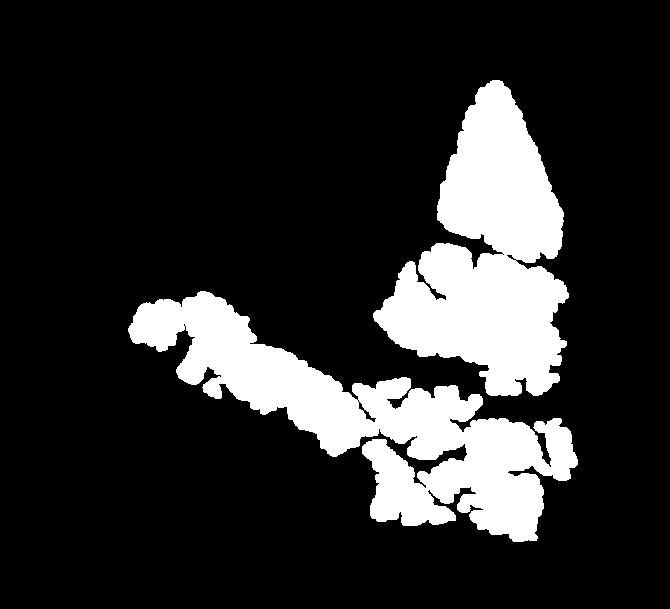
//> input picture Identify Imaging Artifacts/check_image_similarity/8134_resized.jpg, 670 x 609 px
$ ./detect_blur 'Identify Imaging Artifacts/check_image_similarity/8134_resized.jpg'   (built with g++ and OpenCV 4)
//> lines starting //> are read from the running program, lines starting //| are printed output that depends on the picture; after the words box and inside, x2 and y2 are one past the last pixel; in counts of white or black regions, pixels touching at a corner belong together
#include <opencv2/imgproc/imgproc.hpp>
#include <opencv2/highgui/highgui.hpp>
#include <stdio.h>
#include <iostream>
#include <cmath>

/*
function:
---------
created on 9/9/15.

function exploits laplacian operation to determine presence/absence of edges through laplacian convolution. an in-focus image will often have sharp gradients and edges, whereas a blurred
will not have sharp 2nd derivative gradients. a laplacian convolution can quickly detect 2nd derivatives in an image matrix.

returns:
-------
variance of variance of image following laplacian operation. this value can be thresholded to categorize images.

on detecting blurring through laplacian operation, review http://www.pyimagesearch.com/2015/09/07/blur-detection-with-opencv/
laplacian code: http://docs.opencv.org/master/de/db2/laplace_8cpp-example.html#gsc.tab=0
*/

using namespace cv;
using namespace std;

Mat calculate_laplacian(Mat src_gray); // declare function that will perform laplacian convolution
float calculate_variance(Mat abs_dst); // declare function that will calculate variance following laplacian convolution


int main(int argc, const char** argv)
{

	Mat src, src_gray, abs_dst;

	// read and inspect image
	src = imread(argv[1], 1); // second flag: -1 loads color; 0 for grayscale; 1 for unchanged
//> src is the input picture: 609 rows x 670 cols, CV_8UC3; min 0, max 255, mean 44.5

	// exception handling when file name is incorrect
	if (!src.data)
	{
		cout << "no image!";
			return -1;
	}

	imshow("actual", src);
	waitKey(0);
	destroyWindow("actual");


	// denoise by blurring with a Gaussian filter
	// laplacian operation is highly sensitive to noise since it takes the second derivative
	GaussianBlur(src, src, Size(3, 3), 0, 0, BORDER_DEFAULT);
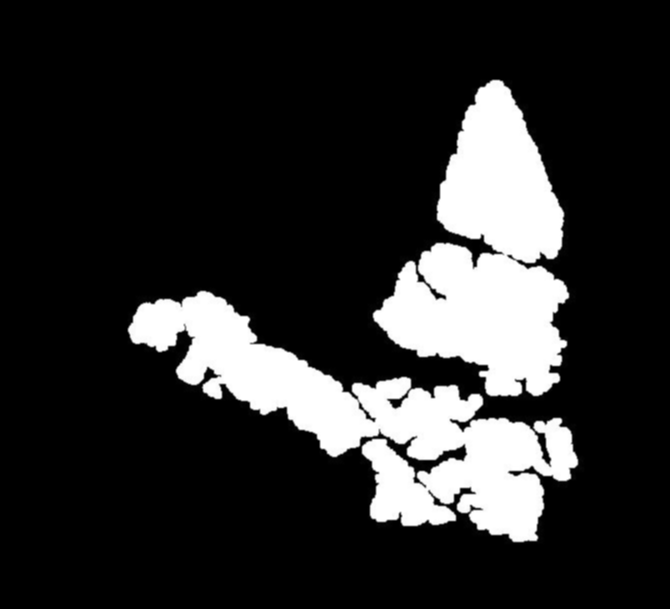
//> src: 609 rows x 670 cols, CV_8UC3; 8.19% of pixels changed, all inside (x1, y1, x2, y2) = (127, 79, 585, 545)

	// convert "src" matrix to grayscale "src_gray" matrix
	cvtColor(src, src_gray, CV_RGB2GRAY);

	// inspect grayscale image
	imshow("grayscale", src_gray);
	waitKey(0);
	destroyWindow("grayscale");

	// apply laplacian convolution to grayscale image
	abs_dst = calculate_laplacian(src_gray);

	// calculate variance follow laplacian convolution
	calculate_variance(abs_dst);

	return 0;

}


Mat calculate_laplacian(Mat src_gray){
	/*
	function:
	---------
	applies laplacian convolution to grayscale image. although laplacian is typically used to detect edges, we'll use laplacian convolved image to detect presence
	steep 2nd derivatives, which are prevalent in in-focus images.
	*/

	// initialize matrices for operations
	Mat raw_dst, abs_dst;

	// initialize arguments, which will be passed to laplacian operator
	int kernel_size = 3;
	int scale = 1;
	int delta = 0;
	int ddepth = CV_16S;

	// apply laplacian convolution to grayscale image and store results in "raw_dst" matrix
	Laplacian(src_gray, raw_dst, ddepth, kernel_size, scale, delta, BORDER_DEFAULT); // dst is the laplacian output
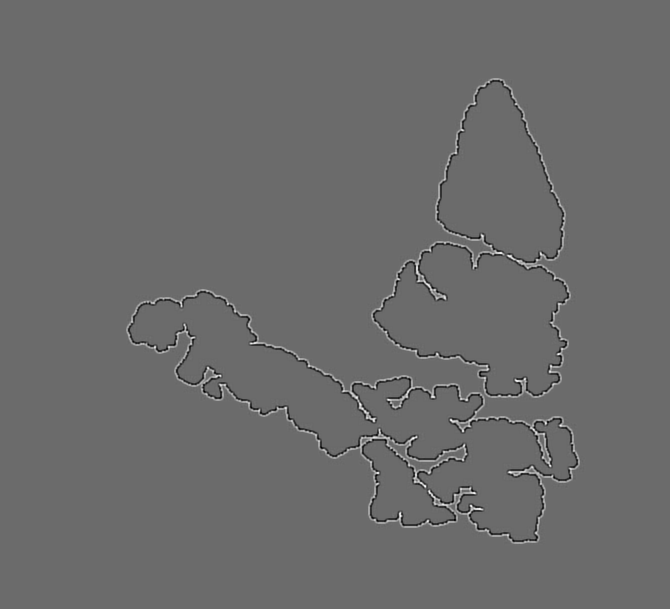
//> raw_dst: 609 rows x 670 cols, CV_16SC1; min -474, max 652, mean 0; drawn with min black and max white
	convertScaleAbs(raw_dst, abs_dst); // since laplacian values can be negative, we want to take the absolute value
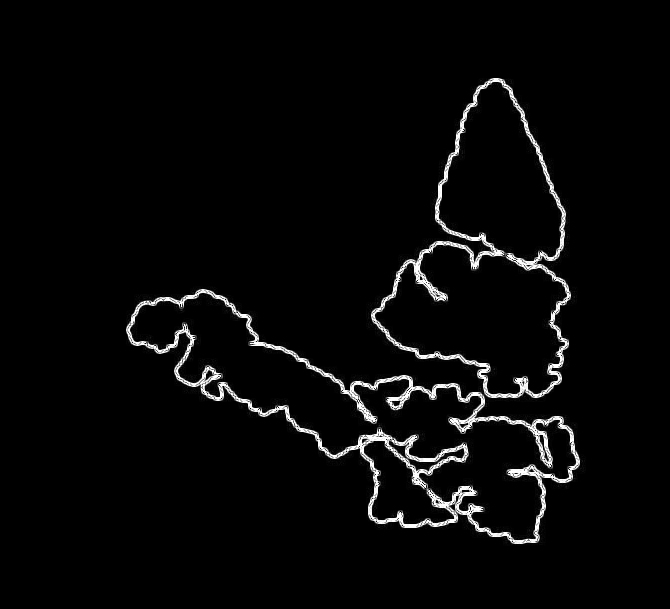
//> abs_dst: 609 rows x 670 cols, CV_8UC1; min 0, max 255, mean 8.2

	// inspect laplacian image
	// imshow("laplacian", abs_dst);
	// waitKey(0);
	// destroyWindow("laplacian");

	// return abs_dst matrix so variance can be calculated
	return abs_dst;
}


float calculate_variance(Mat abs_dst){

	/*
	function:
	---------
	calculates variance from image array. first, the mean pixel value is calculated. then, the sum of squared difference between each pixel and the mean pixel value is calculated.

	reference: https://stackoverflow.com/questions/19098875/mean-variance-in-c-with-2d-array
	*/


	int cols, rows;
	float sum_of_values = 0; // accumulator to calculate average
	float sum_of_squared_differences = 0; // accumulator to calculate variance

	float mean_pixel_value, variance;

	cols = abs_dst.cols;
//> cols = 670
	rows = abs_dst.rows;
//> rows = 609

	// loop through each pixel in the image to calculate mean value
	for (int i = 0; i < cols; i++) {
		for (int j = 0; j < rows; j++) {

			// accessing image matrix values at http://opencvexamples.blogspot.com/2013/10/assessing-pixel-values-of-image.html
			// since this is a grayscale image, pixel_value will be a scalar value. otherwise it would be a vector.
			Scalar pixel_value = abs_dst.at<uchar>(i, j);
			sum_of_values += pixel_value.val[0];
		}
	}
//> after the loop, sum_of_values = 3360299

	// mean pixel value is simply sum divided by matrix size
	mean_pixel_value = sum_of_values / (cols * rows);
//> mean_pixel_value = 8.24

	// now looop through each pixel to calculate squared difference
	for (int i = 0; i < cols; i++) {
		for (int j = 0; j < rows; j++) {

			// grayscale value means variable should be scalar
			Scalar pixel_value = abs_dst.at<uchar>(i, j);
			sum_of_squared_differences += ((pixel_value.val[0] - mean_pixel_value) * (pixel_value.val[0] - mean_pixel_value));
		}
	}
//> this loop made 670 passes
//> sum_of_squared_differences on passes 1 to 3: 41303.5, 82606.1, 123908.7
//> after the loop, sum_of_squared_differences = 657755200

	variance = sum_of_squared_differences / (cols * rows);
//> variance = 1612

	cout << variance;
//| 1612.03

	return variance;
}

$ run again, on Identify Imaging Artifacts/check_image_similarity/8222_resized.jpg
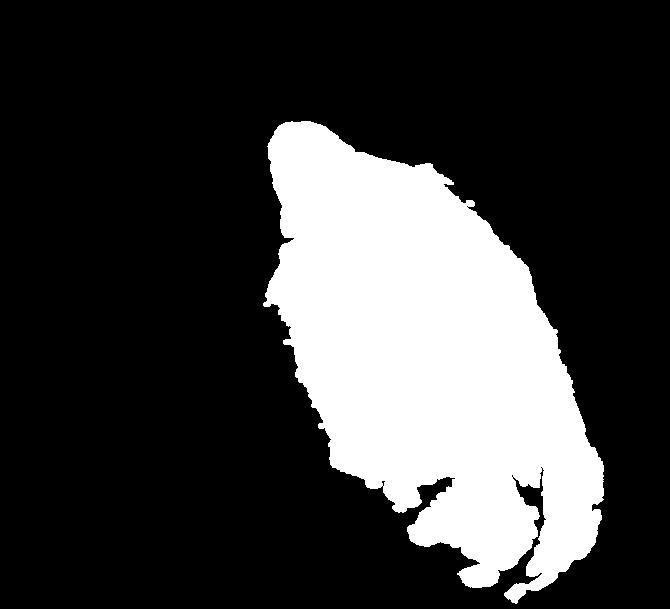
//> input picture Identify Imaging Artifacts/check_image_similarity/8222_resized.jpg, 670 x 609 px
//> src is the input picture: 609 rows x 670 cols, CV_8UC3; min 0, max 255, mean 60.2
//> src: 609 rows x 670 cols, CV_8UC3; 4.72% of pixels changed, all inside (x1, y1, x2, y2) = (255, 119, 609, 609)
//> in calculate_laplacian, `Laplacian(src_gray, raw_dst, ddepth, kernel_size, scale, delta, BORDER..`:
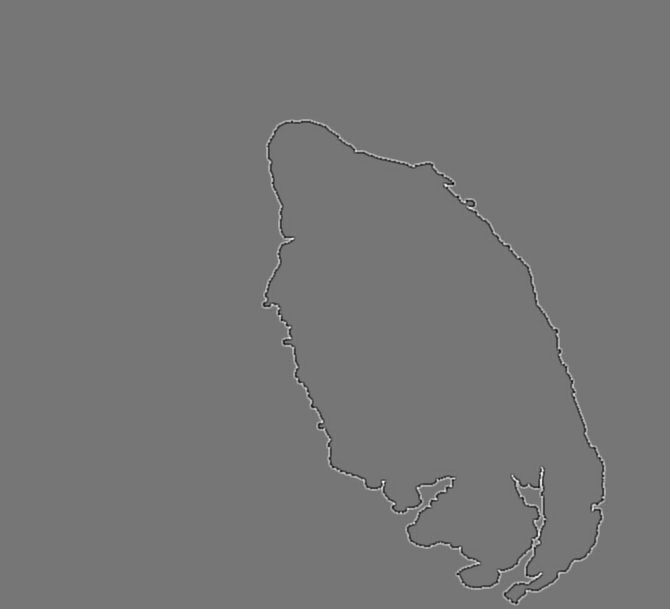
//> raw_dst: 609 rows x 670 cols, CV_16SC1; min -596, max 688, mean 0; drawn with min black and max white
//> in calculate_laplacian, `convertScaleAbs(raw_dst, abs_dst);`:
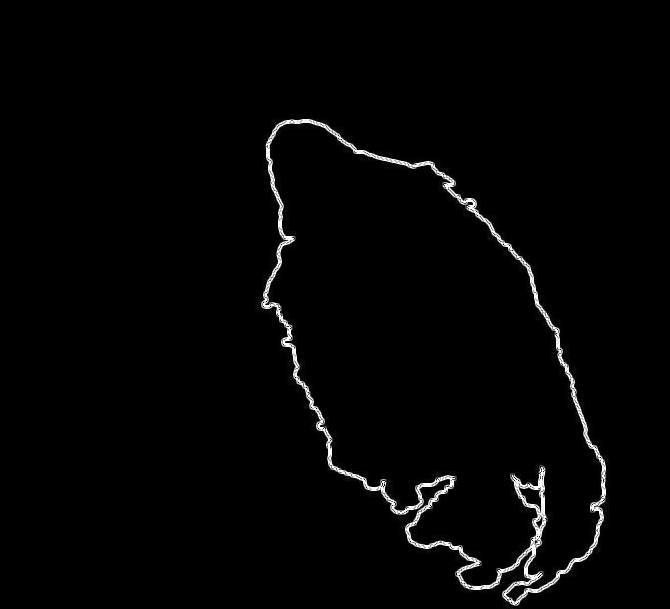
//> abs_dst: 609 rows x 670 cols, CV_8UC1; min 0, max 255, mean 4.5
//> after the loop in calculate_variance, `for (int i = 0; i < cols; i++)`: sum_of_values = 1828183
//> mean_pixel_value = 4.48
//> the loop in calculate_variance, `for (int i = 0; i < cols; i++)` made 670 passes
//> sum_of_squared_differences on passes 1 to 3: 12225.7, 24451.1, 36676.3
//> after the loop in calculate_variance, `for (int i = 0; i < cols; i++)`: sum_of_squared_differences = 357585408
//> variance = 876.4
//| 876.37
